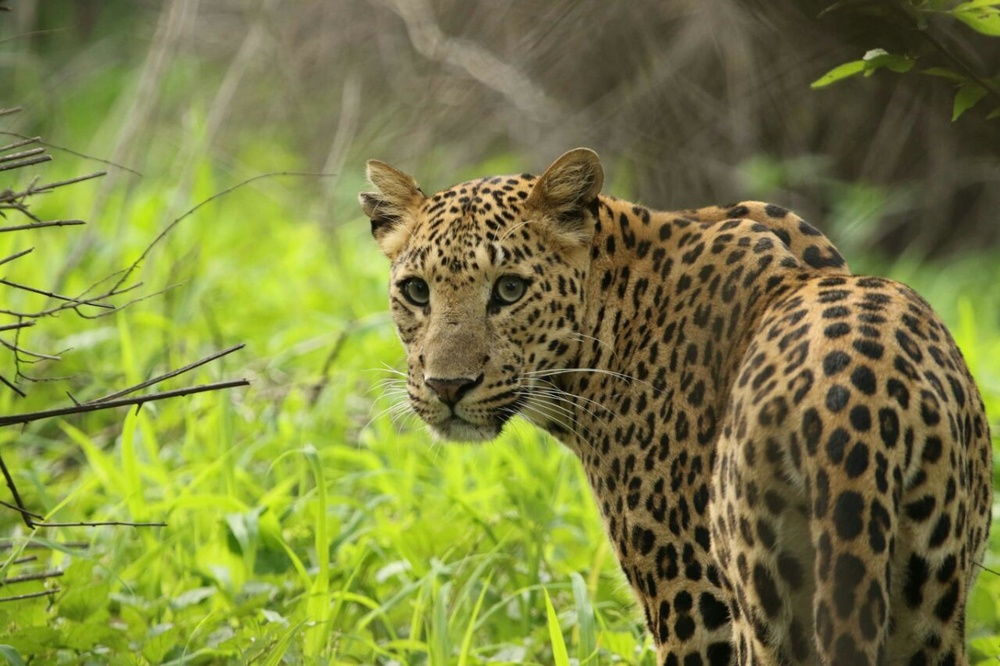
#> input picture tiger.jpg, 1000 x 666 px, shrunk from 1280 x 853 before the run
$ python main.py
#> lines starting #> are read from the running program, lines starting #| are printed output that depends on the picture; long printed decimals are rounded
# This is a sample Python script.

# Press Shift+F10 to execute it or replace it with your code.
# Press Double Shift to search everywhere for classes, files, tool windows, actions, and settings.
import numpy
from PIL import Image
import numpy as np
from numpy.linalg import svd

if __name__ == '__main__':
    image = Image.open("tiger.jpg")
#> image is the input picture: PIL image 1000x666 RGB; mean R, G, B 123.9, 129, 64.2
    pix = np.array(image)
    red = pix[:, :, 0]
    blue = pix[:, :, 1]
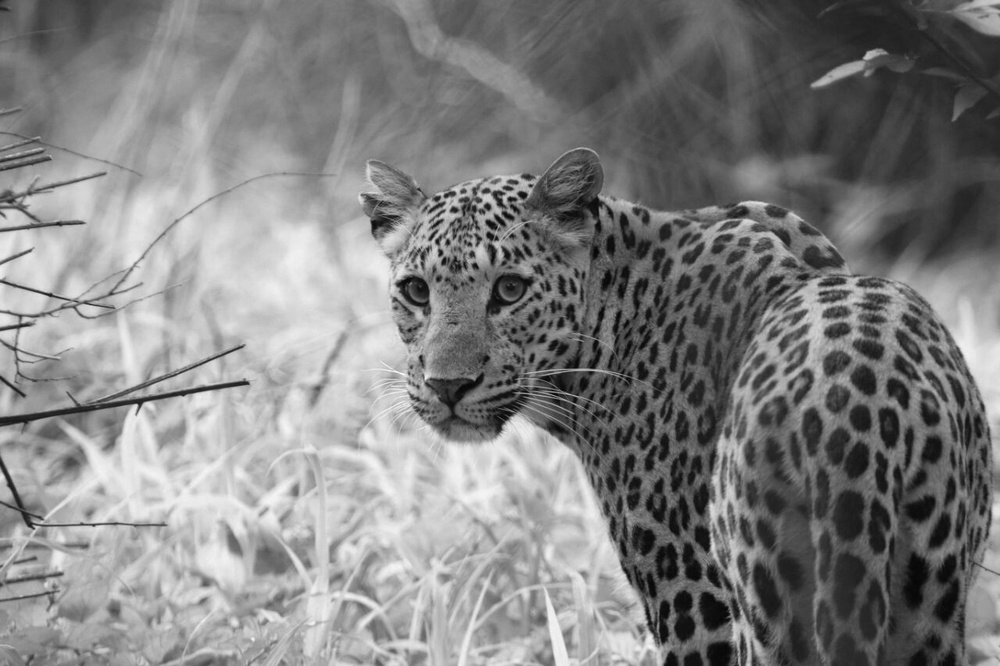
#> blue: shape (666, 1000); min 0, max 255, mean 129
    green = pix[:, :, 2]
    u_r, sigma_r, vt_r = svd(red)
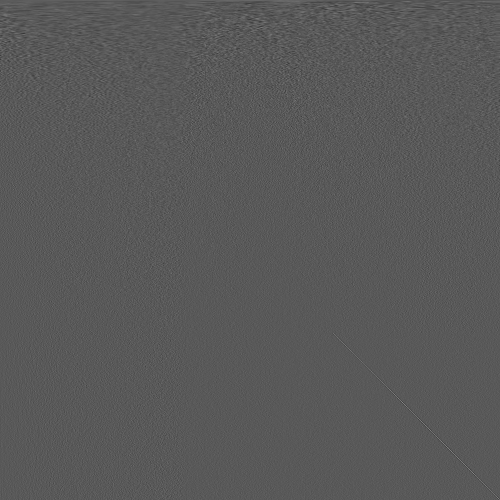
#> vt_r: shape (1000, 1000) float64 (shown at 1/2 size); min -0.267, max 0.496, mean 2.45e-05; drawn with min black and max white
#> sigma_r = 666 values, max 104531.2 at index 0, min 4.17 at index 665, mean 579.5
    u_b, sigma_b, vt_b = svd(blue)
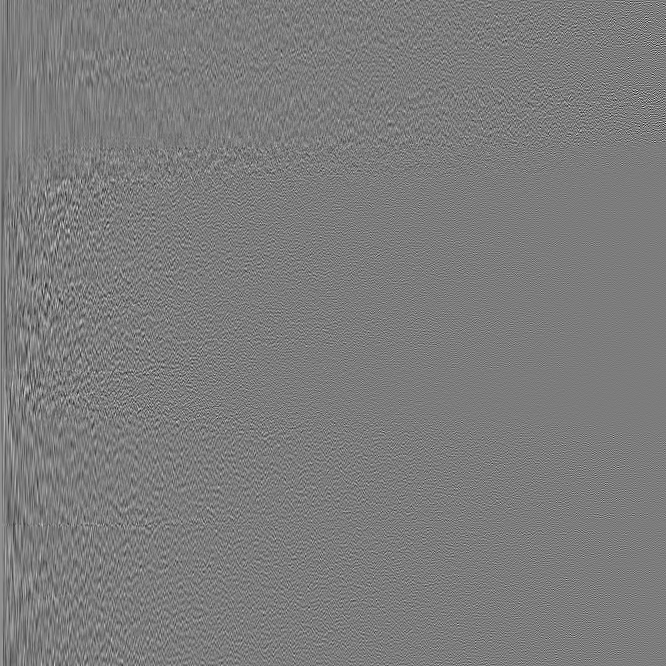
#> u_b: shape (666, 666) float64; min -0.268, max 0.28, mean 6.16e-05; drawn with min black and max white
#> sigma_b = 666 values, max 111289.6 at index 0, min 4.13 at index 665, mean 587.9
    u_g, sigma_g, vt_g = svd(green)
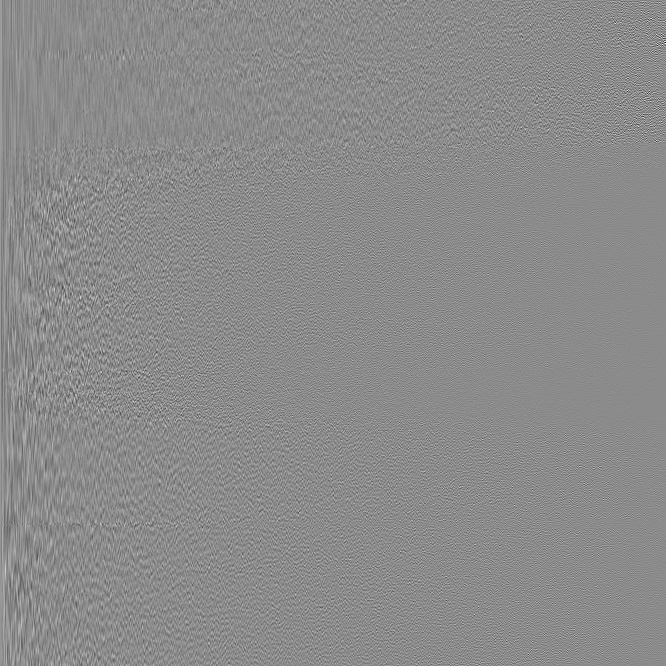
#> u_g: shape (666, 666) float64; min -0.391, max 0.324, mean 6.71e-05; drawn with min black and max white
#> sigma_g = 666 values, max 53910.3 at index 0, min 4.82 at index 665, mean 437.6
    l = [1, 5, 10, 20, 40, 200]
    for k in l:
        red_k = np.zeros((u_r.shape[0], vt_r.shape[0]))
        blue_k = np.zeros((u_b.shape[0], vt_b.shape[0]))
        green_k = np.zeros((u_g.shape[0], vt_g.shape[0]))
        error_temp = 0

        for i in range(k):
            red_k[i][i] = sigma_r[i]
            blue_k[i][i] = sigma_b[i]
            green_k[i][i] = sigma_g[i]
            error_temp += (sigma_r[i] ** 2)
        print((sum(sigma_r ** 2) - error_temp) / sum(sigma_r ** 2))
        red_k = np.dot(u_r, (np.dot(red_k, vt_r)))
        blue_k = np.dot(u_b, (np.dot(blue_k, vt_b)))
        green_k = np.dot(u_g, (np.dot(green_k, vt_g)))
        new_image = np.zeros((pix.shape[0], pix.shape[1], 3))
        new_image[:, :, 0] = red_k
        new_image[:, :, 1] = blue_k
        new_image[:, :, 2] = green_k
        new_image = Image.fromarray(new_image.astype('uint8'))
        new_image.save("t_%d.png" % (k))
        new_image.show()
#> this loop made 6 passes
#| 0.07188
#| 0.04286
#| 0.03191
#| 0.01972
#| 0.008738
#| 0.0002585
#> pass 1, `blue_k = np.dot(u_b, (np.dot(blue_k, vt_b)))`:
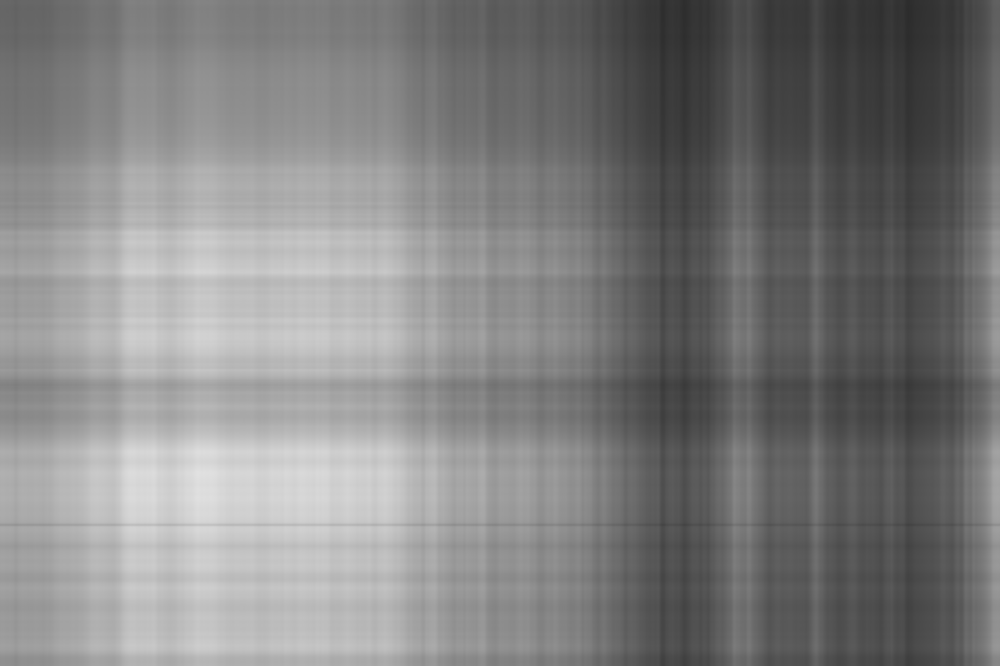
#> blue_k: shape (666, 1000) float64; min 44.47, max 225.7, mean 128.9
#> pass 1, `new_image = Image.fromarray(new_image.astype('uint8'))`:
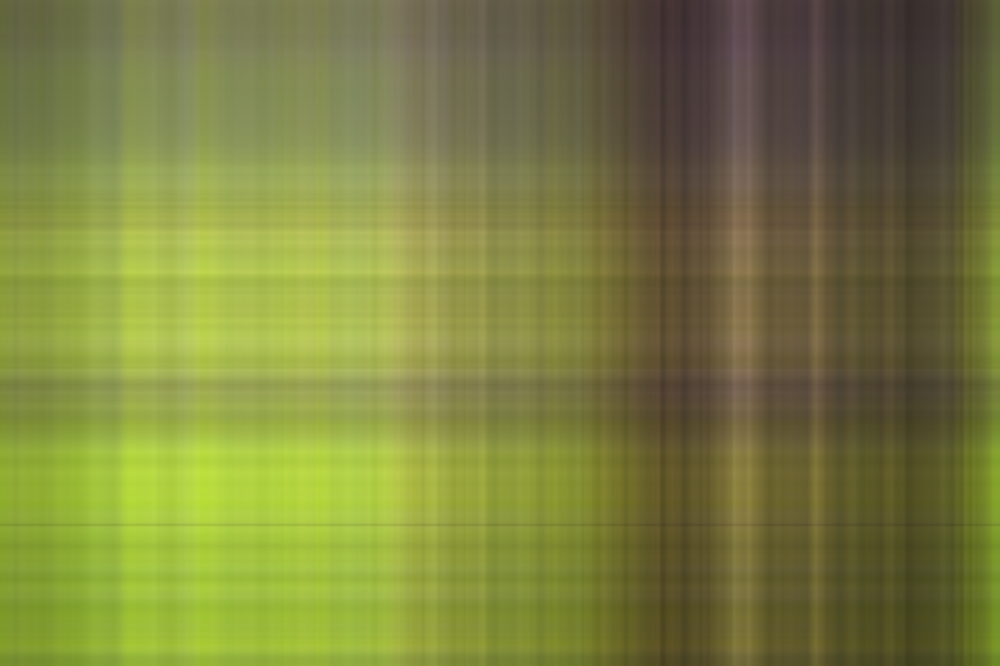
#> new_image: PIL image 1000x666 RGB; mean R, G, B 123.5, 128.4, 63.6
#> after the loop:
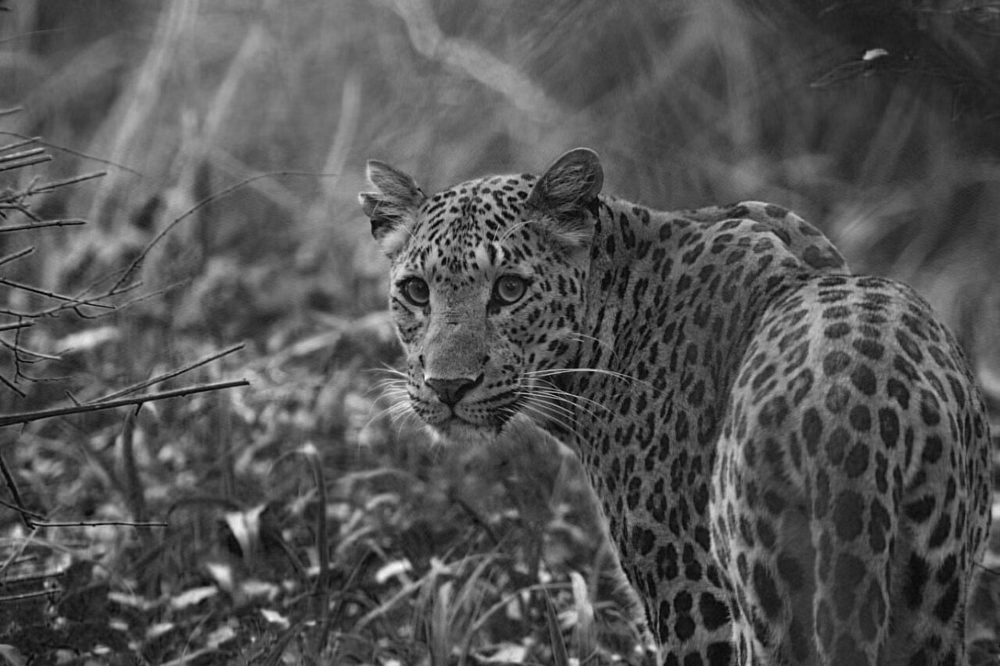
#> green_k: shape (666, 1000) float64; min -12.06, max 217.3, mean 64.2; drawn with min black and max white

$ run again, with photo6.jpg copied over tiger.jpg
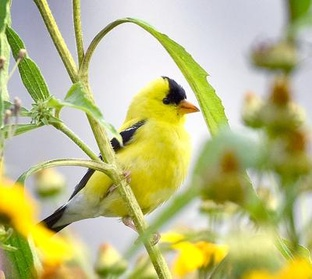
#> input picture photo6.jpg, 312 x 279 px, shrunk from 400 x 357 before the run
#> image is the input picture: PIL image 312x279 RGB; mean R, G, B 188.8, 189, 131.5
#> sigma_r = 279 values, max 56009.2 at index 0, min 1.51 at index 278, mean 500.6
#> sigma_b = 279 values, max 56073.7 at index 0, min 1.53 at index 278, mean 483.7
#> `u_g, sigma_g, vt_g = svd(green)`:
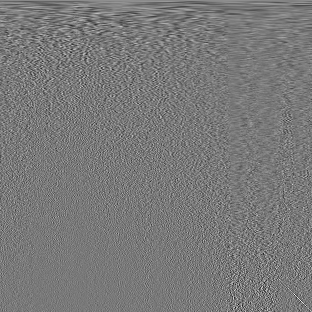
#> vt_g: shape (312, 312) float64; min -0.378, max 0.415, mean 0.000161; drawn with min black and max white
#> sigma_g = 279 values, max 41122.7 at index 0, min 1.86 at index 278, mean 552.5
#> the loop `for k in l:` made 6 passes
#| 0.04553
#| 0.02133
#| 0.01083
#| 0.00464
#| 0.001663
#> (further printed lines are left out)
#> pass 1, `new_image = Image.fromarray(new_image.astype('uint8'))`:
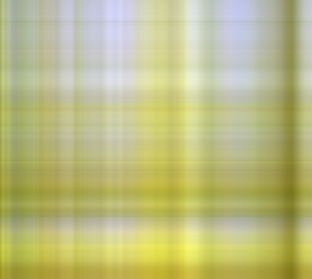
#> new_image: PIL image 312x279 RGB; mean R, G, B 188.3, 188.5, 130.8
